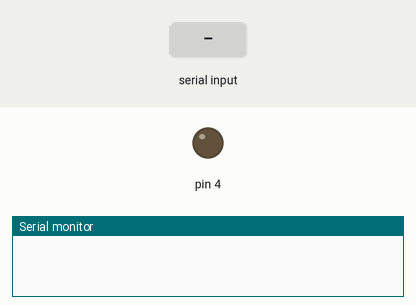
A sketch run on a simulated Arduino Uno, built with avr-gcc and run on an emulated ATmega328P. Parts: output pins drawn as LEDs (lit = HIGH), the last lines printed to the serial monitor. The test bench sets the inputs (shaded band).

Above: at 1.2 s.
1.3 s: "1" received over the second serial link
At 2.1 s:
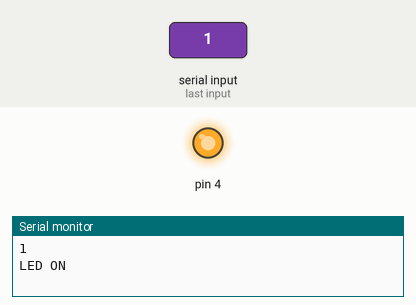
2.8 s: "2" received over the second serial link
At 3.3 s:
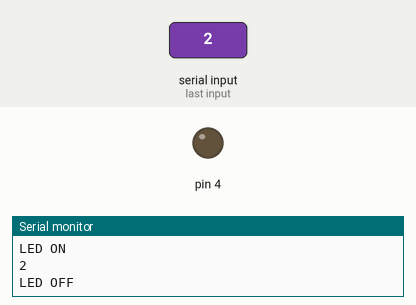
Timing chart, 0 to 5.8 s (numbered marks = the images above; inputs shaded):
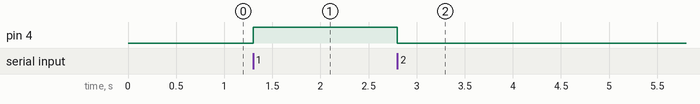

The sketch:

ex06-02-bluetooth.ino
```cpp
#include <SoftwareSerial.h>

SoftwareSerial mySerial(2, 3);  // RX, TX

void setup() {
  mySerial.begin(9600);
  Serial.begin(9600);
  pinMode(4, OUTPUT);
}

void loop() {
  if (mySerial.available() > 0) {
    char data = mySerial.read();
    Serial.println(data);
    if (data == '1') {
      digitalWrite(4, HIGH);
      Serial.println("LED ON");
    } else if (data == '2') {
      digitalWrite(4, LOW);
      Serial.println("LED OFF");
    }
  }
}
```

Measured:
- after the input at 1.3 s, pin 4: LOW → HIGH at once
- after the input at 2.8 s, pin 4: HIGH → LOW at once
